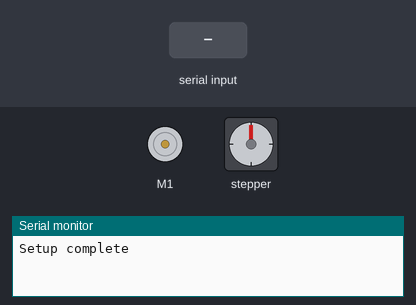
Recording of a sketch running on a simulated Arduino Uno, built with avr-gcc and run on an emulated ATmega328P. On the bench: DC motor (green arrow = forward, orange = backward, longer = faster), stepper motor, the last lines printed to the serial monitor. The inputs (shaded band) are chosen by the test bench. Stepper angles assume 2000 steps per turn.

Above: at 1.2 s.
1.3 s: "1" received over Serial
At 1.8 s:
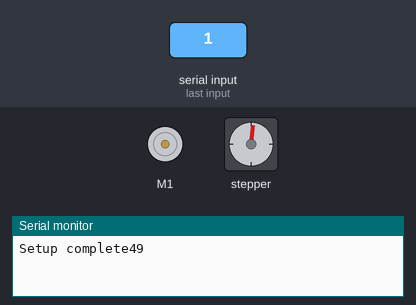
2.8 s: "2" received over Serial
At 4.0 s:
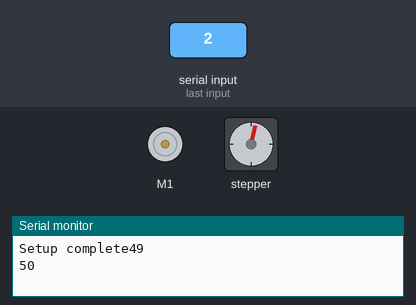
4.3 s: "1" received over Serial
At 5.3 s:
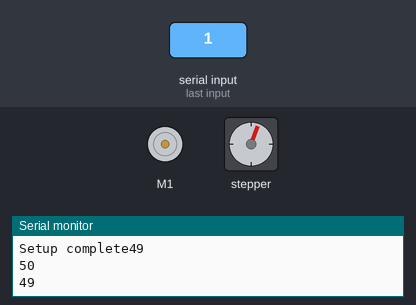
Timing chart, 0 to 7.3 s (numbered marks = the images above; inputs shaded):
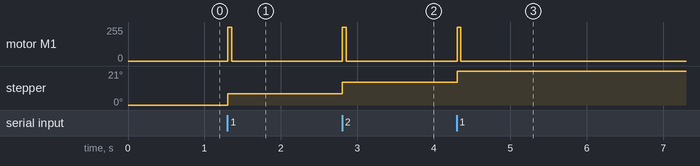

The sketch:

StepMotResponse_DCMotor.ino
```cpp
#include <Wire.h>
#include <Adafruit_MotorShield.h>
#include "utility/Adafruit_MS_PWMServoDriver.h"
// Create the motor shield object with the default I2C address
Adafruit_MotorShield AFMS = Adafruit_MotorShield();
// Or, create it with a different I2C address (say for stacking)
// Adafruit_MotorShield AFMS = Adafruit_MotorShield(0x61);

// I set the number of steps to 2000, even though it's 200
// this seems to make it go faster
// the motor is connected to port 1 (M1 & M2)
Adafruit_StepperMotor *myMotor = AFMS.getStepper(2000, 2);

// put stepper motor at m3
Adafruit_DCMotor *myDCMotor = AFMS.getMotor(1);


int ledPin = 13; int val = 0;
void setup(){
  //pinMode(ledPin,OUTPUT);
  Serial.begin(9600);

  //Serial.println("Stepper test!");

  AFMS.begin();  // create with the default frequency 1.6KHz
  //AFMS.begin(1000);  // OR with a different frequency, say 1KHz

  myMotor->setSpeed(1000);  // 60 rpm


   // setup DC motor
   myDCMotor->setSpeed(255);

  Serial.write("Setup complete");
}
void loop(){
    val = Serial.read();      // read the serial port
    if (val > '0') {
      Serial.println(val);
      myMotor->step(40, FORWARD, SINGLE);
      myDCMotor->run(FORWARD);

      // release motor so it doesn't get too hot!
      myMotor->release();


      // turn on DC motor
      delay(50);
      myDCMotor->run(RELEASE);

      }

}
```
